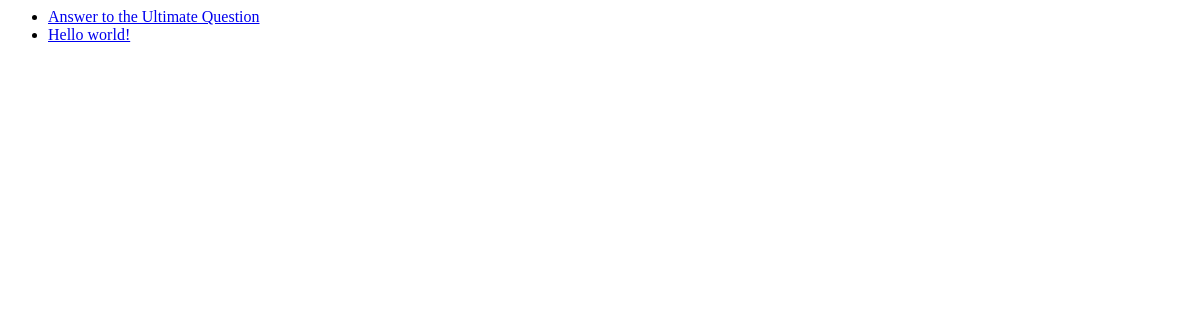
/polls/, run on an earlier commit of the app's database.
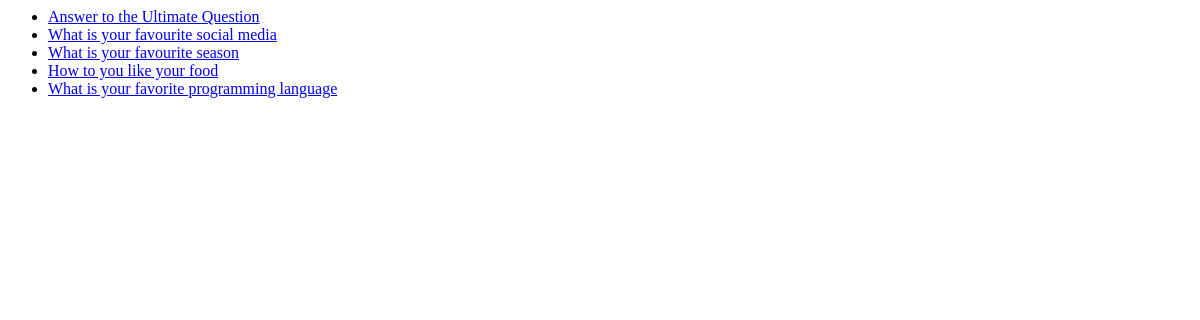
And on a later commit of the database.
### polls/models.py (models this page shows, shortened)
class Question(models.Model):
    question_text = models.CharField(max_length=200)
    pub_date = models.DateTimeField("date published")

### polls/views.py (the view)
# urls.py: path("", views.IndexView.as_view(), name="index"),
class IndexView(generic.ListView):
    template_name = "polls/index.html"
    context_object_name = "latest_question_list"
    def get_queryset(self):
        return Question.objects.order_by("-pub_date")[:5]

### polls/templates/polls/index.html
{% if latest_question_list %}
    <ul>
    {% for question in latest_question_list %}
    <li><a href="{% url 'polls:detail' question.id %}">{{ question.question_text }}</a></li>
    {% endfor %}
    </ul>
{% else %}
    <p>No polls are available.</p>
{% endif %}

What changed in the data, as far as the page shows it:
removed Question: question_text "Hello world!"
added Question: question_text "What is your favourite social media"
added Question: question_text "What is your favourite season"
added Question: question_text "How to you like your food"
added Question: question_text "What is your favorite programming language"
